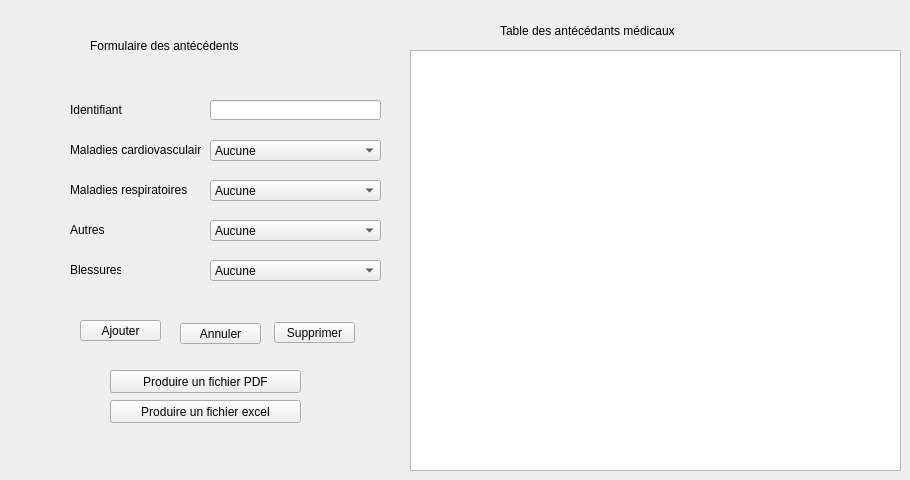
      <widget class="QWidget" name="tab_7">
       <attribute name="title">
        <string>Antécédents médicaux</string>
       </attribute>
       <widget class="QLabel" name="label_107">
        <property name="geometry">
         <rect>
          <x>500</x>
          <y>20</y>
          <width>281</width>
          <height>21</height>
         </rect>
        </property>
        <property name="styleSheet">
         <string notr="true">font: 15pt &quot;Calibri&quot;;</string>
        </property>
        <property name="text">
         <string>Table des antécédants médicaux</string>
        </property>
       </widget>
       <widget class="QComboBox" name="choix_autres">
        <property name="geometry">
         <rect>
          <x>210</x>
          <y>220</y>
          <width>171</width>
          <height>21</height>
         </rect>
        </property>
        <item>
         <property name="text">
          <string>Aucune</string>
         </property>
        </item>
        <item>
         <property name="text">
          <string>Diabete</string>
         </property>
        </item>
        <item>
         <property name="text">
          <string>Tension arterielle</string>
         </property>
        </item>
        <item>
         <property name="text">
          <string>Tachycardie</string>
         </property>
        </item>
       </widget>
       <widget class="QLabel" name="label_80">
        <property name="geometry">
         <rect>
          <x>70</x>
          <y>260</y>
          <width>51</width>
          <height>20</height>
         </rect>
        </property>
        <property name="text">
         <string>Blessures</string>
        </property>
       </widget>
       <widget class="QLabel" name="label_79">
        <property name="geometry">
         <rect>
          <x>90</x>
          <y>30</y>
          <width>241</width>
          <height>31</height>
         </rect>
        </property>
        <property name="styleSheet">
         <string notr="true">font: 15pt &quot;Calibri&quot;;</string>
        </property>
        <property name="text">
         <string>Formulaire des antécédents</string>
        </property>
       </widget>
       <widget class="QLabel" name="label_83">
        <property name="geometry">
         <rect>
          <x>70</x>
          <y>180</y>
          <width>121</width>
          <height>20</height>
         </rect>
        </property>
        <property name="text">
         <string>Maladies respiratoires</string>
        </property>
       </widget>
       <widget class="QComboBox" name="choix_blessures">
        <property name="geometry">
         <rect>
          <x>210</x>
          <y>260</y>
          <width>171</width>
          <height>21</height>
         </rect>
        </property>
        <item>
         <property name="text">
          <string>Aucune</string>
         </property>
        </item>
        <item>
         <property name="text">
          <string>Fractures</string>
         </property>
        </item>
        <item>
         <property name="text">
          <string>Entorces</string>
         </property>
        </item>
        <item>
         <property name="text">
          <string>Luxations</string>
         </property>
        </item>
       </widget>
       <widget class="QLabel" name="label_84">
        <property name="geometry">
         <rect>
          <x>70</x>
          <y>100</y>
          <width>131</width>
          <height>20</height>
         </rect>
        </property>
        <property name="text">
         <string>Identifiant</string>
        </property>
       </widget>
       <widget class="QLineEdit" name="le_id_antecedants">
        <property name="geometry">
         <rect>
          <x>210</x>
          <y>100</y>
          <width>171</width>
          <height>20</height>
         </rect>
        </property>
       </widget>
       <widget class="QComboBox" name="choix_cardio">
        <property name="geometry">
         <rect>
          <x>210</x>
          <y>140</y>
          <width>171</width>
          <height>21</height>
         </rect>
        </property>
        <item>
         <property name="text">
          <string>Aucune</string>
         </property>
        </item>
        <item>
         <property name="text">
          <string>Insuffisance cardiaque</string>
         </property>
        </item>
        <item>
         <property name="text">
          <string>Insuffisance veineuse</string>
         </property>
        </item>
       </widget>
       <widget class="QLabel" name="label_82">
        <property name="geometry">
         <rect>
          <x>70</x>
          <y>220</y>
          <width>71</width>
          <height>20</height>
         </rect>
        </property>
        <property name="text">
         <string>Autres</string>
        </property>
       </widget>
       <widget class="QComboBox" name="choix_resp">
        <property name="geometry">
         <rect>
          <x>210</x>
          <y>180</y>
          <width>171</width>
          <height>21</height>
         </rect>
        </property>
        <item>
         <property name="text">
          <string>Aucune</string>
         </property>
        </item>
        <item>
         <property name="text">
          <string>Asthme</string>
         </property>
        </item>
        <item>
         <property name="text">
          <string>Insuffisance respiratoire</string>
         </property>
        </item>
        <item>
         <property name="text">
          <string>Bronchite chronique</string>
         </property>
        </item>
        <item>
         <property name="text">
          <string>Sinusite</string>
         </property>
        </item>
       </widget>
       <widget class="QPushButton" name="pb_ajouter_antecedants">
        <property name="geometry">
         <rect>
          <x>80</x>
          <y>320</y>
          <width>81</width>
          <height>21</height>
         </rect>
        </property>
        <property name="text">
         <string>Ajouter</string>
        </property>
       </widget>
       <widget class="QPushButton" name="pb_supprimer_antecedants">
        <property name="geometry">
         <rect>
          <x>274</x>
          <y>322</y>
          <width>81</width>
          <height>21</height>
         </rect>
        </property>
        <property name="text">
         <string>Supprimer</string>
        </property>
       </widget>
       <widget class="QLabel" name="label_81">
        <property name="geometry">
         <rect>
          <x>70</x>
          <y>140</y>
          <width>131</width>
          <height>20</height>
         </rect>
        </property>
        <property name="text">
         <string>Maladies cardiovasculaires</string>
        </property>
       </widget>
       <widget class="QTableView" name="tab_antecedants">
        <property name="geometry">
         <rect>
          <x>410</x>
          <y>50</y>
          <width>491</width>
          <height>421</height>
         </rect>
        </property>
       </widget>
       <widget class="QPushButton" name="pb_pdf">
        <property name="geometry">
         <rect>
          <x>110</x>
          <y>370</y>
          <width>191</width>
          <height>23</height>
         </rect>
        </property>
        <property name="text">
         <string>Produire un fichier PDF</string>
        </property>
       </widget>
       <widget class="QPushButton" name="pb_excel">
        <property name="geometry">
         <rect>
          <x>110</x>
          <y>400</y>
          <width>191</width>
          <height>23</height>
         </rect>
        </property>
        <property name="text">
         <string>Produire un fichier excel</string>
        </property>
       </widget>
       <widget class="QPushButton" name="pb_annuler_antecedants">
        <property name="geometry">
         <rect>
          <x>180</x>
          <y>323</y>
          <width>81</width>
          <height>21</height>
         </rect>
        </property>
        <property name="text">
         <string>Annuler</string>
        </property>
       </widget>
      </widget>
